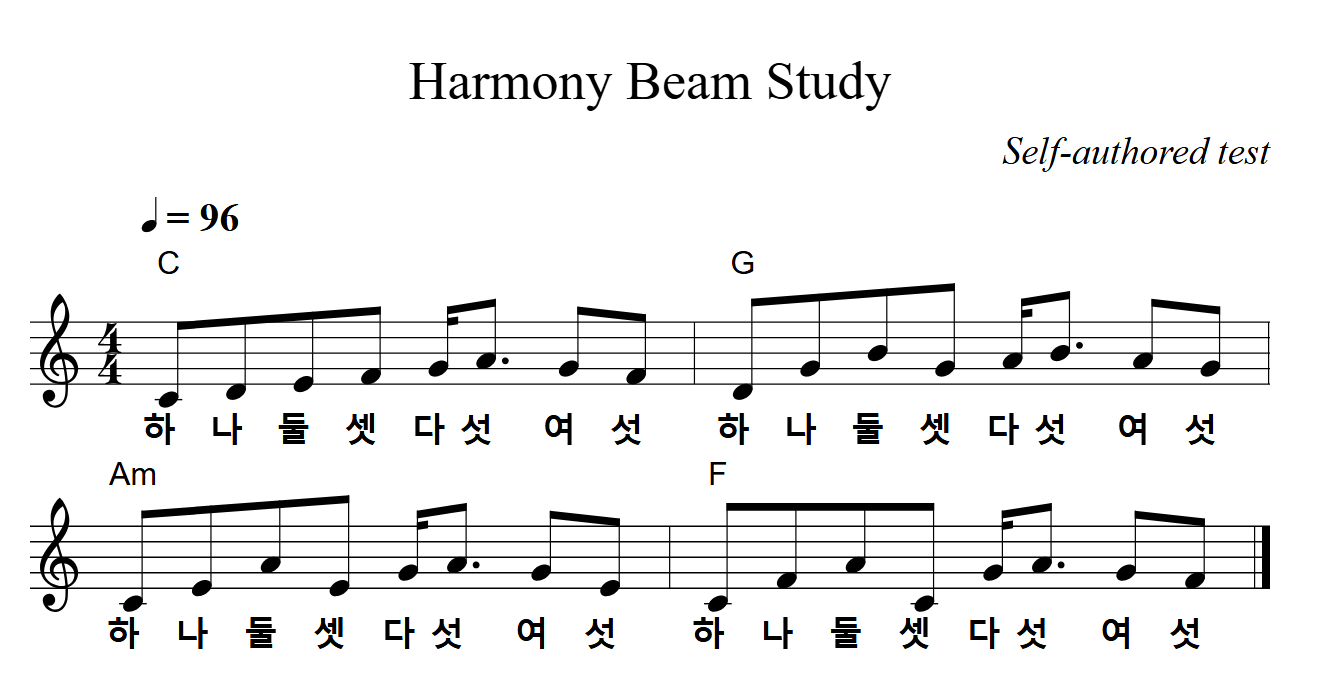
#> input picture services/audiveris-provider/tests/fixtures/native-ocr/small.png, 1320 x 688 px; its folder holds only this picture in this run
$ python -i chord_ocr_image.py   (imports and definitions only)
#> lines starting #> are read from the running program, lines starting #| are printed output that depends on the picture; after the words box and inside, x2 and y2 are one past the last pixel; in counts of white or black regions, pixels touching at a corner belong together
### services/audiveris-provider/chord_ocr_model.py
from __future__ import annotations

import math
import re
from dataclasses import dataclass
from typing import Sequence
from xml.etree import ElementTree as ET

ROOTS = (
    "C", "C#", "Cb", "D", "D#", "Db", "E", "Eb", "F", "F#", "Fb",
    "G", "G#", "Gb", "A", "A#", "Ab", "B", "Bb",
)
ROOT_RE = re.compile(r"^(?P<root>[A-G](?:#|b)?)(?P<suffix>.*?)(?:/(?P<bass>[A-G](?:#|b)?))?$", re.I)
SUFFIXES = (
    ("", "major", None, ()), ("m", "minor", "m", ()),
    ("7", "dominant", "7", ()), ("maj7", "major-seventh", "maj7", ()),
    ("m7", "minor-seventh", "m7", ()), ("6", "major-sixth", "6", ()),
    ("m6", "minor-sixth", "m6", ()), ("9", "dominant-ninth", "9", ()),
    ("maj9", "major-ninth", "maj9", ()), ("m9", "minor-ninth", "m9", ()),
    ("dim", "diminished", "dim", ()), ("dim7", "diminished-seventh", "dim7", ()),
    ("aug", "augmented", "aug", ()), ("sus2", "suspended-second", "sus2", ()),
    ("sus4", "suspended-fourth", "sus4", ()), ("m7b5", "half-diminished", "m7b5", ()),
    ("add2", "major", "add2", (("add", 2, 0),)),
    ("(add2)", "major", "(add2)", (("add", 2, 0),)),
    ("add9", "major", "add9", (("add", 9, 0),)),
    ("(add9)", "major", "(add9)", (("add", 9, 0),)),
)
ALIASES = {
    "min": "m", "-": "m", "M7": "maj7", "ma7": "maj7", "major7": "maj7",
    "minor7": "m7", "o": "dim", "o7": "dim7", "+": "aug", "2": "add2",
    "(2)": "(add2)", "add02": "add2", "(add02)": "(add2)",
    # Resolve complete quality tokens after the root, never global substitutions.
    "Δ": "", "Δ7": "maj7", "Δ9": "maj9",
    "°": "dim", "°7": "dim7", "ø": "m7b5", "ø7": "m7b5",
}


@dataclass(frozen=True)
class StaffGeometry:
    page_index: int
    top_line: int
    lines: tuple[int, int, int, int, int]
    spacing: float
    left: int
    right: int


@dataclass(frozen=True)
class HarmonySpec:
    surface: str
    root: str
    kind: str
    kind_text: str | None = None
    bass: str | None = None
    degrees: tuple[tuple[str, int, int], ...] = ()


@dataclass(frozen=True)
class OcrHypothesis:
    text: str
    confidence: float
    source: str


@dataclass(frozen=True)
class ChordCandidate:
    page_index: int
    system_index: int
    x_center: float
    box: tuple[int, int, int, int]
    hypothesis: OcrHypothesis
    harmony: HarmonySpec
    score: float


@dataclass
class MeasureLayout:
    element: ET.Element
    ordinal: int
    width: float
    anchors: list[tuple[float, int, ET.Element]]


@dataclass
class SystemLayout:
    page_index: int
    system_index: int
    measures: list[MeasureLayout]

    @property
    def width(self) -> float:
        return sum(measure.width for measure in self.measures)


def local(tag: str) -> str:
    return tag.rsplit("}", 1)[-1]


def children(element: ET.Element, name: str) -> list[ET.Element]:
    return [child for child in list(element) if local(child.tag) == name]


def child(element: ET.Element, name: str) -> ET.Element | None:
    return next((item for item in list(element) if local(item.tag) == name), None)


def namespace(element: ET.Element) -> str:
    return element.tag.split("}", 1)[0] + "}" if element.tag.startswith("{") else ""


# [89 lines left out: functions sub, clean_text, _exact, _sub_cost, weighted_distance, preferred_spellings_from_fifths and 1 more, not called in this run]


def _lexicon() -> list[HarmonySpec]:
    result = []
    for root in ROOTS:
        for suffix, kind, kind_text, degrees in SUFFIXES:
            result.append(HarmonySpec(root + suffix, root, kind, kind_text, None, degrees))
            result.extend(HarmonySpec(f"{root}{suffix}/{bass}", root, kind, kind_text, bass, degrees) for bass in ROOTS)
#> further down, picture is the input picture: PIL image 1320x688 RGB; mean R, G, B 238.2, 238.2, 238.2
    return result


LEXICON = _lexicon()


def spec_key(spec: HarmonySpec) -> tuple[object, ...]:
    return spec.root, spec.kind, spec.bass, spec.degrees


def structural_key(spec: HarmonySpec) -> tuple[object, ...]:
    return spec.root, spec.kind, spec.bass, spec.degrees


# [159 lines left out: functions resolve_hypothesis, _float, parse_system_layouts, max_staves, _pitch, harmony_element and 1 more, not called in this run]

### services/audiveris-provider/chord_ocr_image.py
from __future__ import annotations

import os
import subprocess
from pathlib import Path
from typing import Sequence

from PIL import Image, ImageOps

from chord_ocr_model import OcrHypothesis, StaffGeometry, clean_text

WHITELIST = "ABCDEFGabcdefg#b0123456789/()+-majindomsuMN.C♯♭Δ°ø"


def otsu(gray: Image.Image) -> int:
    histogram, total = gray.histogram()[:256], gray.width * gray.height
#> histogram = 256 values, max 830159 at index 255, min 15 at index 171, mean 3547.5; total = 908160
    total_sum = sum(index * count for index, count in enumerate(histogram))
#> total_sum = 216318880
    weight = subtotal = 0
    best, threshold = -1.0, 180
    for value, count in enumerate(histogram):
        weight += count
        if not weight or weight == total:
            continue
        subtotal += value * count
        mean_a = subtotal / weight
        mean_b = (total_sum - subtotal) / (total - weight)
        variance = weight * (total - weight) * (mean_a - mean_b) ** 2
        if variance > best:
            best, threshold = variance, value
#> this loop made 256 passes
#> (count, weight, subtotal, mean_a, mean_b, best) on passes 1 to 12: (41019, 41019, 0, 0, 249.5, 2.21e+15), (134, 41153, 134, 0.00326, 249.5, 2.22e+15), (228, 41381, 590, 0.0143, 249.6, 2.23e+15), (120, 41501, 950, 0.0229, 249.6, 2.24e+15), (433, 41934, 2682, 0.064, 249.7, 2.26e+15), (185, 42119, 3607, 0.0856, 249.8, 2.27e+15), (84, 42203, 4111, 0.0974, 249.8, 2.28e+15), (133, 42336, 5042, 0.119, 249.8, 2.29e+15), (81, 42417, 5690, 0.134, 249.9, 2.29e+15), (107, 42524, 6653, 0.156, 249.9, 2.3e+15), (584, 43108, 12493, 0.29, 250.1, 2.33e+15), (114, 43222, 13747, 0.318, 250.1, 2.33e+15)
#> (weight, subtotal, mean_a, mean_b, best) on passes 61 to 66: (47439, 150726, 3.18, 251.1, 2.51e+15), (47525, 155972, 3.28, 251.2, 2.51e+15), (47557, 157956, 3.32, 251.2, 2.51e+15), (47748, 169989, 3.56, 251.2, 2.52e+15), (51345, 400197, 7.79, 252, 2.62e+15), (51403, 403967, 7.86, 252, 2.63e+15)
    return threshold


def mask(gray: Image.Image, threshold: int | None = None) -> Image.Image:
    threshold = threshold if threshold is not None else min(215, max(125, otsu(gray) + 24))
    return gray.point(lambda value: 255 if value < threshold else 0, "L")
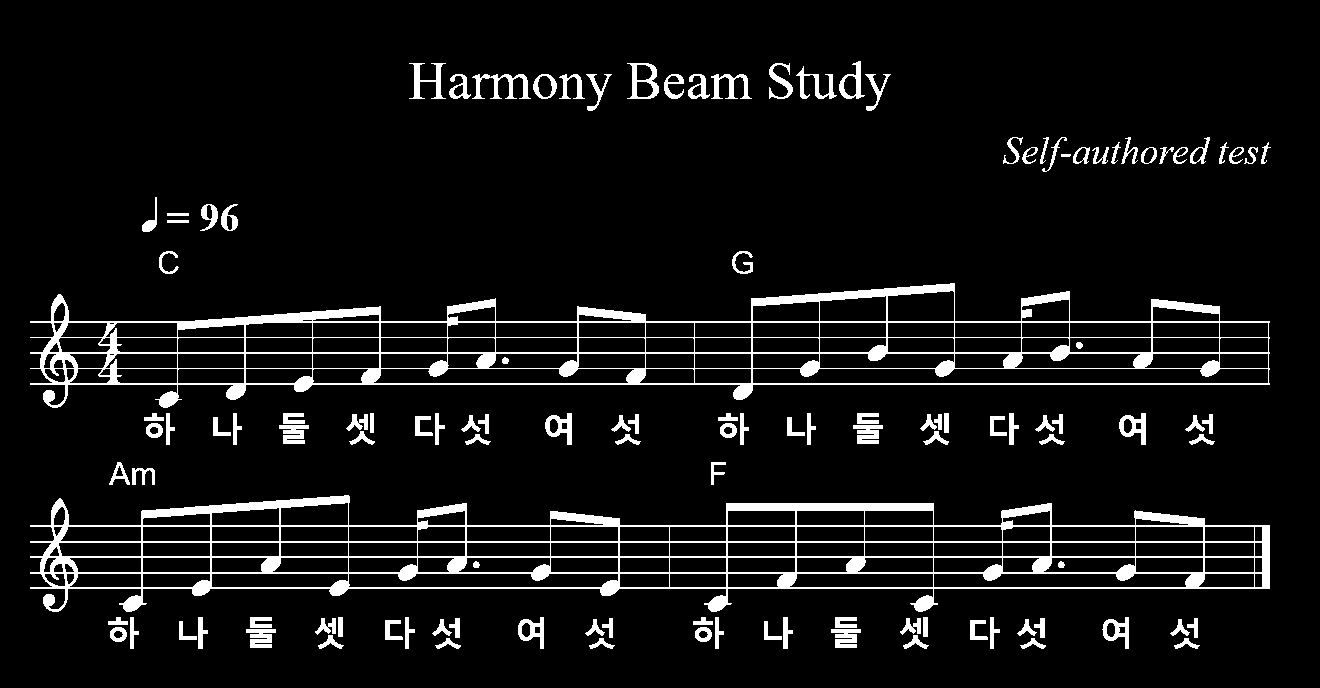
#> returned value: PIL image 1320x688 L; 7.4% white; 124 white regions, largest, box (x1, y1, x2, y2) and area: (30, 495, 1270, 612) 24403, (30, 283, 1270, 408) 21655, (472, 74, 531, 99) 576


def groups(values: Sequence[int], gap: int) -> list[list[int]]:
#> called with gap = 2
    result: list[list[int]] = []
    for value in values:
        if result and value - result[-1][-1] <= gap:
            result[-1].append(value)
        else:
            result.append([value])
#> this loop made 18 passes
#> value on passes 1 to 12: 321, 322, 337, 352, 353, 368, 383, 384, 525, 526, 541, 542
    return result


def percentile(values: Sequence[float], ratio: float) -> float:
    ordered = sorted(values)
    return ordered[max(0, min(len(ordered) - 1, round((len(ordered) - 1) * ratio)))] if ordered else 0.0


def longest_run(bits: Sequence[bool], gap_limit: int = 2) -> tuple[int, int] | None:
    best = start = last = None
    gap = 0
    for index, bit in enumerate(bits):
        if bit:
            start = index if start is None else start; last = index; gap = 0
        elif start is not None:
            gap += 1
            if gap > gap_limit:
                if best is None or last - start > best[1] - best[0]:
                    best = start, last
                start = last = None; gap = 0
    if start is not None and (best is None or last - start > best[1] - best[0]):
        best = start, last
    return best


def detect_staffs(frame: Image.Image, page_index: int = 0) -> list[StaffGeometry]:
    gray = ImageOps.autocontrast(ImageOps.grayscale(frame), cutoff=0.2)
    binary = mask(gray)
    projection = binary.resize((1, binary.height), Image.Resampling.BOX)
    density = [projection.getpixel((0, y)) / 255.0 for y in range(binary.height)]
    active = [y for y, value in enumerate(density) if value >= max(0.32, percentile(density, 0.985) * 0.68)]
    lines = [max(group, key=lambda y: density[y]) for group in groups(active, 2)]
    candidates = []
    for i, top in enumerate(lines):
        for j in range(i + 1, min(len(lines), i + 7)):
            spacing = lines[j] - top
            if spacing < 3 or spacing > max(90, binary.height // 8):
                continue
            chosen, cursor, error = [top, lines[j]], j + 1, 0.0
            for multiplier in (2, 3, 4):
                expected, tolerance = top + multiplier * spacing, max(2.0, spacing * 0.24)
                options = [(abs(lines[k] - expected), k, lines[k]) for k in range(cursor, min(len(lines), cursor + 8)) if abs(lines[k] - expected) <= tolerance]
                if not options:
                    break
                delta, cursor, line = min(options); cursor += 1; chosen.append(line); error += delta
            if len(chosen) == 5:
                candidates.append((sum(density[y] for y in chosen) / 5 - error / max(1.0, 20 * spacing), tuple(chosen), sum(chosen[k + 1] - chosen[k] for k in range(4)) / 4))
#> this loop made 10 passes
#> top on passes 1 to 10: 321, 337, 352, 368, 383, 525, 541, 556, 572, 587
    result, used = [], set()
    for _score, five, spacing in sorted(candidates, reverse=True):
        if any(any(abs(line - prior) <= 2 for prior in used) for line in five):
            continue
        rows = [[any(binary.getpixel((x, yy)) for yy in range(max(0, y - 1), min(binary.height, y + 2))) for x in range(binary.width)] for y in five]
        run = longest_run([sum(row[x] for row in rows) >= 3 for x in range(binary.width)], 3)
        if run and run[1] - run[0] + 1 >= binary.width * 0.30:
            used.update(five); result.append(StaffGeometry(page_index, five[0], five, spacing, run[0], run[1]))
#> this loop made 2 passes
#> (_score, five, spacing) on passes 1 to 2: (0.929, (525, 541, 556, 572, 587), 15.5), (0.929, (321, 337, 352, 368, 383), 15.5)
    return sorted(result, key=lambda item: item.top_line)


# [138 lines left out: functions segment_chord_boxes, prepare, tesseract_hypothesis, components, glyph, component_hypothesis and 2 more, not called in this run]

>>> from PIL import Image
>>> picture = Image.open('tests/fixtures/native-ocr/small.png')
>>> result = detect_staffs(picture)

$ run again, on services/audiveris-provider/tests/fixtures/native-ocr/standard.png
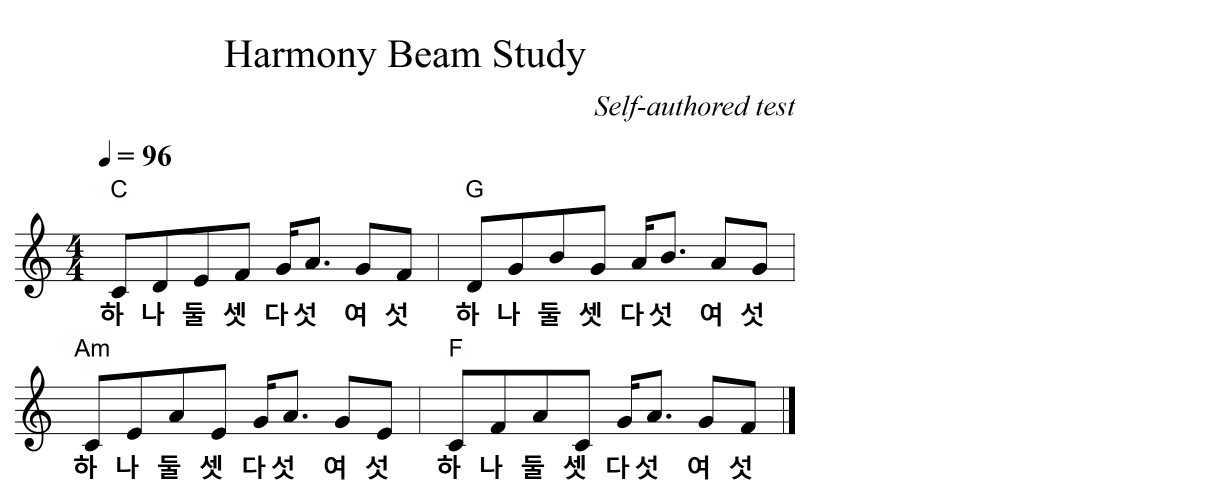
#> input picture services/audiveris-provider/tests/fixtures/native-ocr/standard.png, 2420 x 1002 px (shown at 1/2 size)
#> picture is the input picture: PIL image 2420x1002 RGB; mean R, G, B 242.2, 242.2, 242.2
#> histogram = 256 values, max 2274403 at index 255, min 19 at index 205, mean 9472; total = 2424840
#> total_sum = 587320087
#> the loop in otsu, `for value, count in enumerate(histogram):` made 256 passes
#> (count, weight, subtotal, mean_a, mean_b, best) on passes 1 to 8: (93514, 93514, 0, 0, 251.9, 1.38e+16), (286, 93800, 286, 0.00305, 252, 1.39e+16), (368, 94168, 1022, 0.0109, 252, 1.39e+16), (93, 94261, 1301, 0.0138, 252, 1.39e+16), (151, 94412, 1905, 0.0202, 252, 1.4e+16), (203, 94615, 2920, 0.0309, 252, 1.4e+16), (234, 94849, 4324, 0.0456, 252.1, 1.4e+16), (56, 94905, 4716, 0.0497, 252.1, 1.4e+16)
#> in mask, `return gray.point(lambda value: 255 if value < threshold else 0, "L")`:
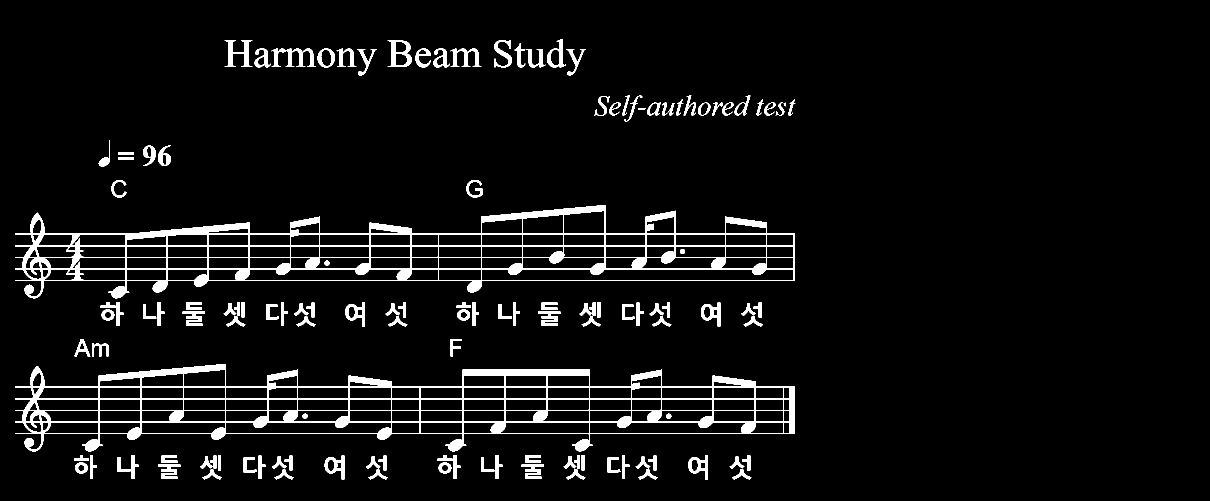
#> returned value: PIL image 2420x1002 L (shown at 1/2 size); 5.3% white; 129 white regions (1 under 20 px), largest, box (x1, y1, x2, y2) and area: (30, 728, 1590, 903) 42033, (30, 410, 1590, 597) 41258, (543, 97, 632, 134) 1318
#> the loop in groups, `for value in values:` made 22 passes
#> value on passes 1 to 8: 467, 468, 490, 491, 492, 514, 515, 537
#> the loop in detect_staffs, `for i, top in enumerate(lines):` made 10 passes
#> top on passes 1 to 8: 467, 490, 514, 537, 560, 773, 796, 820
#> the loop in detect_staffs, `for _score, five, spacing in sorted(candidates, reverse=True):` made 2 passes
#> (_score, five, spacing) on passes 1 to 2: (0.637, (773, 796, 820, 843, 866), 23.25), (0.637, (467, 490, 514, 537, 560), 23.25)
